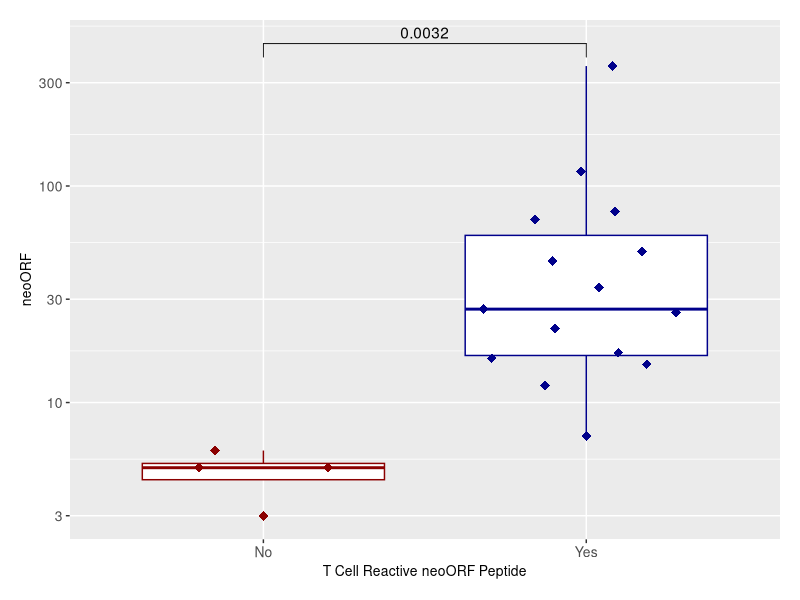
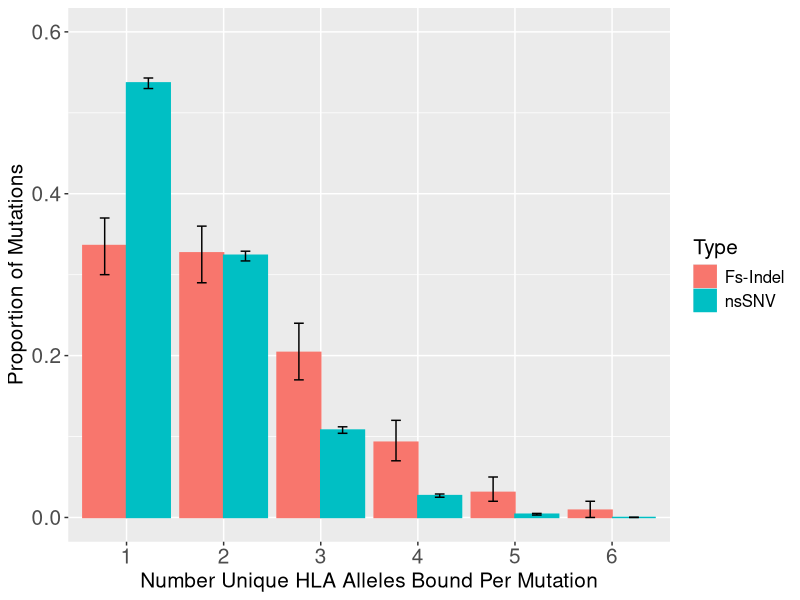

The R script that drew these images, in order:
library(ggpubr)
library(ggplot2)
library(cowplot)
library(nlme)
library(plyr)
require(reshape2)
library(gridExtra)
library(cowplot)
library(survival)
library('survminer')
library(scales)
library('dplyr')
library(ggbeeswarm)

rm(list=ls(all=TRUE))

dat<-read.table("./neoORF_lens_all.txt",header=T)
cbPalette <- c("darkred","darkblue")
my_comparisons <- list( c("No","Yes"))
ggplot(data=dat,aes(x=reactive, y=neoORF,color=reactive))+geom_boxplot()+ geom_quasirandom(size = 3, shape=18)+ theme(legend.position = "none",text = element_text(size=10),axis.text.x = element_text(size=10),axis.text.y = element_text(size=10))+stat_compare_means(comparisons = my_comparisons)+scale_fill_manual(values=cbPalette)+scale_color_manual(values = cbPalette)+ theme(plot.margin = unit(c(1,1,1,1), "lines"))+xlab("T Cell Reactive neoORF Peptide")+scale_y_log10()

dat<-read.table("./HLA_diversity_Summary.txt",header=T,sep="\t")
ggplot(dat, aes(x=factor(Unique_HLAs_Bount),y=Proportion,fill=Type,colour=Type)) +geom_bar(stat="identity",position="dodge")+ylab("Proportion of Mutations") + xlab("Number Unique HLA Alleles Bound Per Mutation")+theme(text = element_text(size=15),axis.text.x = element_text(size=15),axis.text.y = element_text(size=15))+scale_y_continuous(limits=c(0,0.6))+geom_errorbar(aes(ymin=lower, ymax=upper), width=.2,position=position_dodge(.9),color="black")
